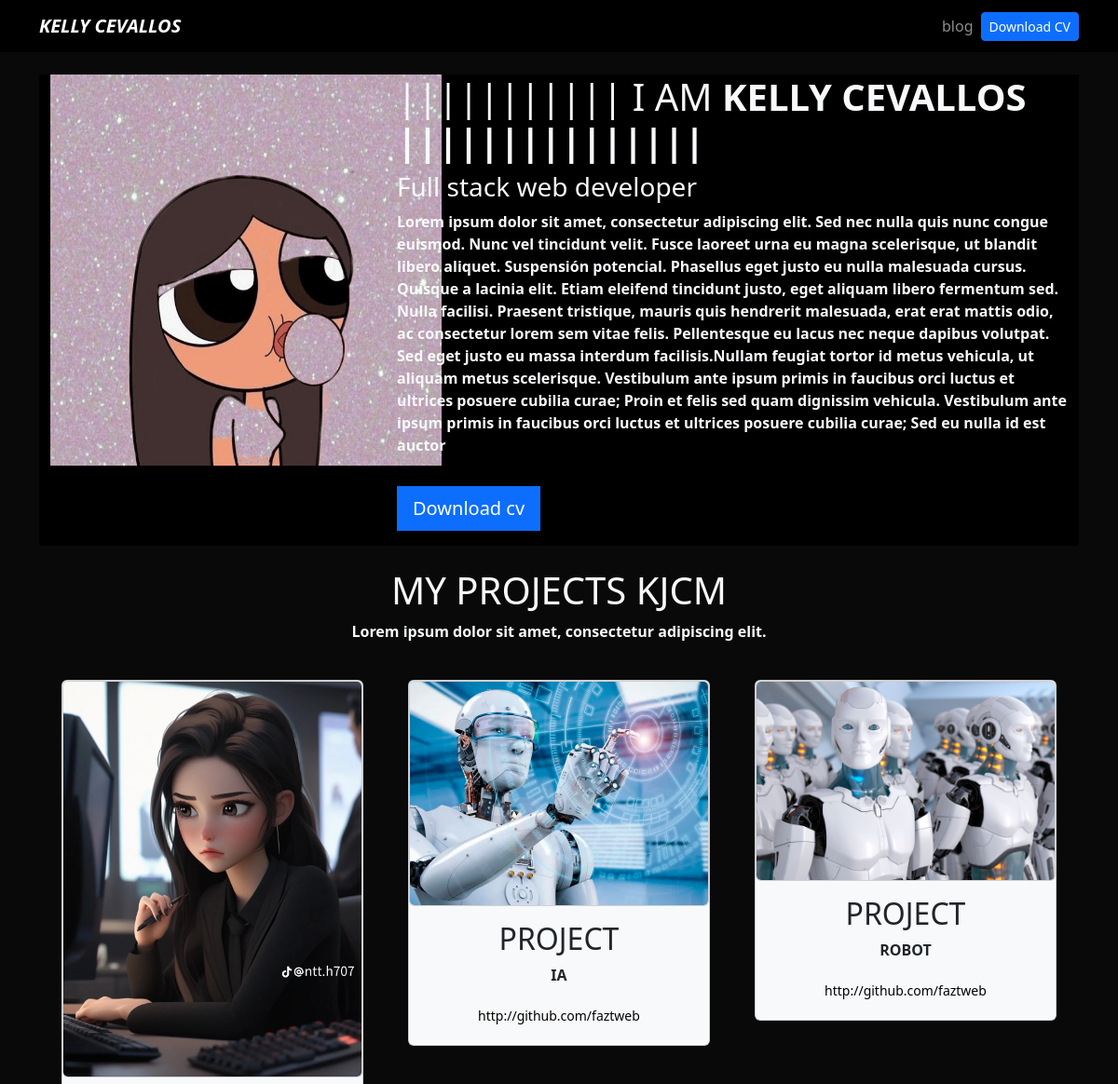
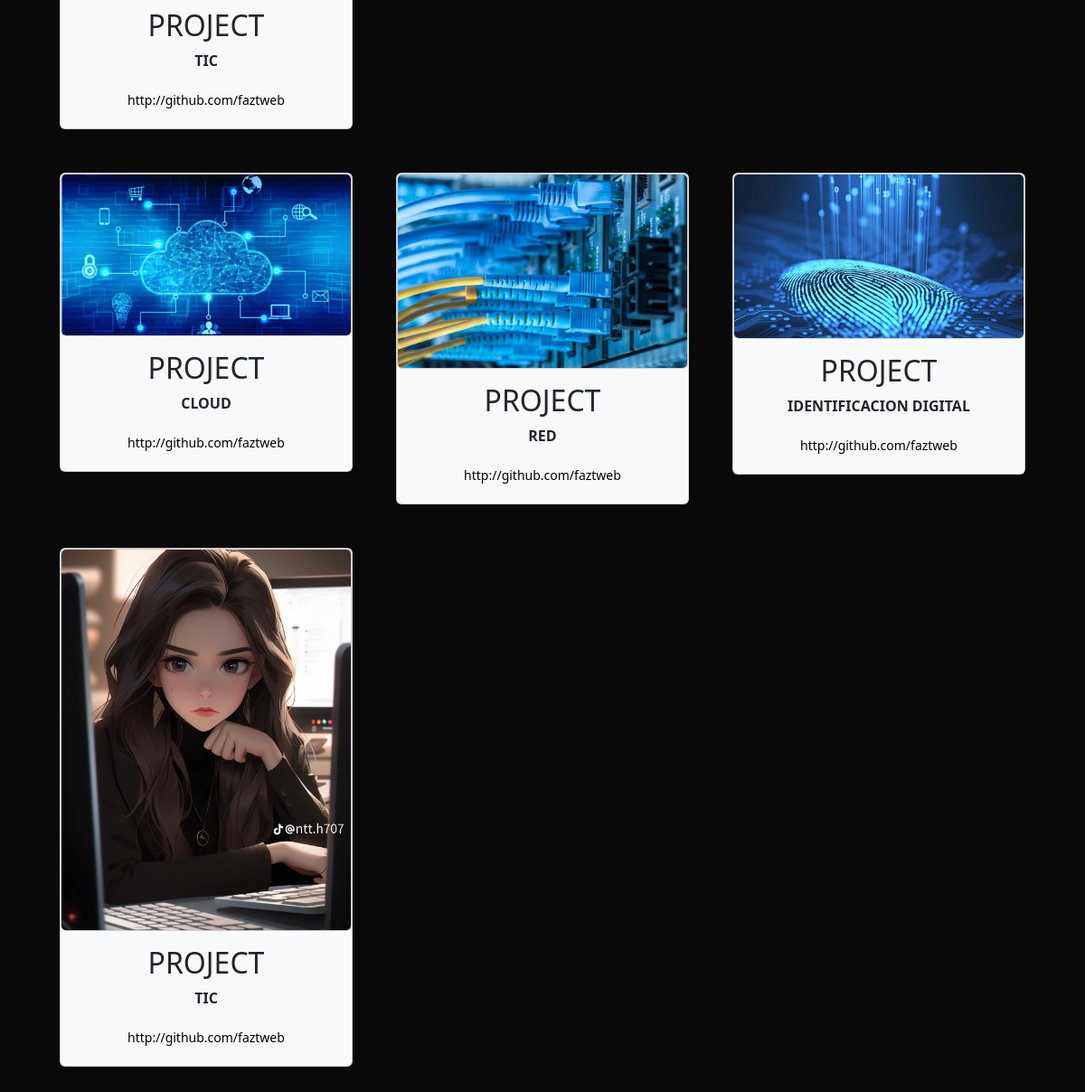
The page / on the database its author committed (2 pictures, top to bottom).
### portfolio/models.py (models this page shows)
class Project(models.Model):
    title = CharField(max_length=100)
    description = CharField(max_length=250)
    image = ImageField(upload_to="portfolio/images/")
    url = URLField(blank=True)

### portfolio/views.py (the view)
# urls.py: 2. Add a URL to urlpatterns:  path('', views.home, name='home')
def home(request):
    projects = Project.objects.all()
    return render(request, 'home.html',{'projects': projects})

### portfolio/templates/home.html (shortened to what this page needs)
{% extends 'layout.html' %}
{% block content %}
{% load static %}
<header class="row bg-black">
    <div class="col-md-4">
<img src="{% static 'portfolio/perfil.png' %}" alt="" width="420" height="420">
    </div>
    <div class="col-md-8 my auto">
        <h1>||||||||||| I AM <strong>KELLY CEVALLOS |||||||||||||||</h1>
        <h3>Full stack web developer</h3>
        <p>Lorem ipsum dolor sit amet, consectetur adipiscing elit. Sed nec nulla quis nunc congue euismod. Nunc vel tincidunt velit. Fusce laoreet urna eu magna scelerisque, ut blandit libero aliquet. Suspensión potencial. Phasellus eget justo eu nulla malesuada cursus. Quisque a lacinia elit. Etiam eleifend tincidunt justo, eget aliquam libero fermentum sed.
            Nulla facilisi. Praesent tristique, mauris quis hendrerit malesuada, erat erat mattis odio, ac consectetur lorem sem vitae felis. Pellentesque eu lacus nec neque dapibus volutpat. Sed eget justo eu massa interdum facilisis.Nullam feugiat tortor id metus vehicula, ut aliquam metus scelerisque. Vestibulum ante ipsum primis in faucibus orci luctus et ultrices posuere cubilia curae;
            Proin et felis sed quam dignissim vehicula. Vestibulum ante ipsum primis in faucibus orci luctus et ultrices posuere cubilia curae; Sed eu nulla id est auctor
        </p>
        <a
        href="{% static 'portfolio/cv.pdf' %}"
        class="btn btn-primary btn-lg rounded-0 my-3"
        >Download  cv </a
        >
    </div>
</header>
<div class="row my-4 text-center">
    <h1>MY PROJECTS KJCM </h1>
    <p>Lorem ipsum dolor sit amet, consectetur adipiscing elit.</p>
{%for project in projects%}
<div class="col-md-4 p-4">
    <div class="card bg-light card project">
        <img src="{{project.image.url}}" alt="{{project.title}}"class="card img-top" />
        <div class="card-body">
        <h2>{{project.title}}</h2> <p>{{project.description}}</p>
        {% if project.url %}
        <a href="{{project.url}}" class="btn btn-light rounded-0 btn-sm" target="_blank">{{project.url}}</a>
        {% endif %}
        </div>
    </div>
</div>
{% endfor %}
{% endblock %}

### portfolio/templates/layout.html (shortened to what this page needs)
{% load static %}
<!DOCTYPE html>
<html lang="en">
<head>
    <link href="https://cdn.jsdelivr.net/npm/bootstrap@5.3.1/dist/css/bootstrap.min.css" rel="stylesheet">
    <link rel="stylesheet" href="{% static 'main.css'%}">
</head>
<body class="text-light">
    {% include 'partials/navbar.html'%}
    <div class="container p-4">
    {% block content %}
    {% endblock %}
    </div>
</body>
</html>

### portfolio/templates/partials/navbar.html (shortened to what this page needs)
{% load static %}
<nav class="navbar navbar-expand-lg navbar-dark bg-black">
  <div class="container">
    <a class="navbar-brand fw-bold fst-italic" href="/">KELLY CEVALLOS</a>
    <div class="collapse navbar-collapse" id="navbarNav">
      <ul class="navbar-nav ms-auto">
        <li class="nav-item">
          <a class="nav-link" href="{% url 'blog:posts' %}">blog</a>
        </li>
        <li class="nav-item d-flex align-items-center">
          <a class="btn btn-primary  btn-sm"
          href="{% static 'portfolio/cv.pdf'%}"
          target="_blank">
          Download CV</a>
        </li>
      </ul>
    </div>
  </div>
</nav>

### portfolio/static/main.css (style rules this page uses)
body { background: #090909; }
.bg-black { background: #000; }

### rows shown on the page
Project: image (picture), title "PROJECT", description "TIC", url "http://github.com/faztweb"
Project: image (picture), title "PROJECT", description "IA", url "http://github.com/faztweb"
Project: image (picture), title "PROJECT", description "ROBOT", url "http://github.com/faztweb"
Project: image (picture), title "PROJECT", description "CLOUD", url "http://github.com/faztweb"
Project: image (picture), title "PROJECT", description "RED", url "http://github.com/faztweb"
Project: image (picture), title "PROJECT", description "IDENTIFICACION DIGITAL", url "http://github.com/faztweb"
Project: image (picture), title "PROJECT", description "TIC", url "http://github.com/faztweb"
